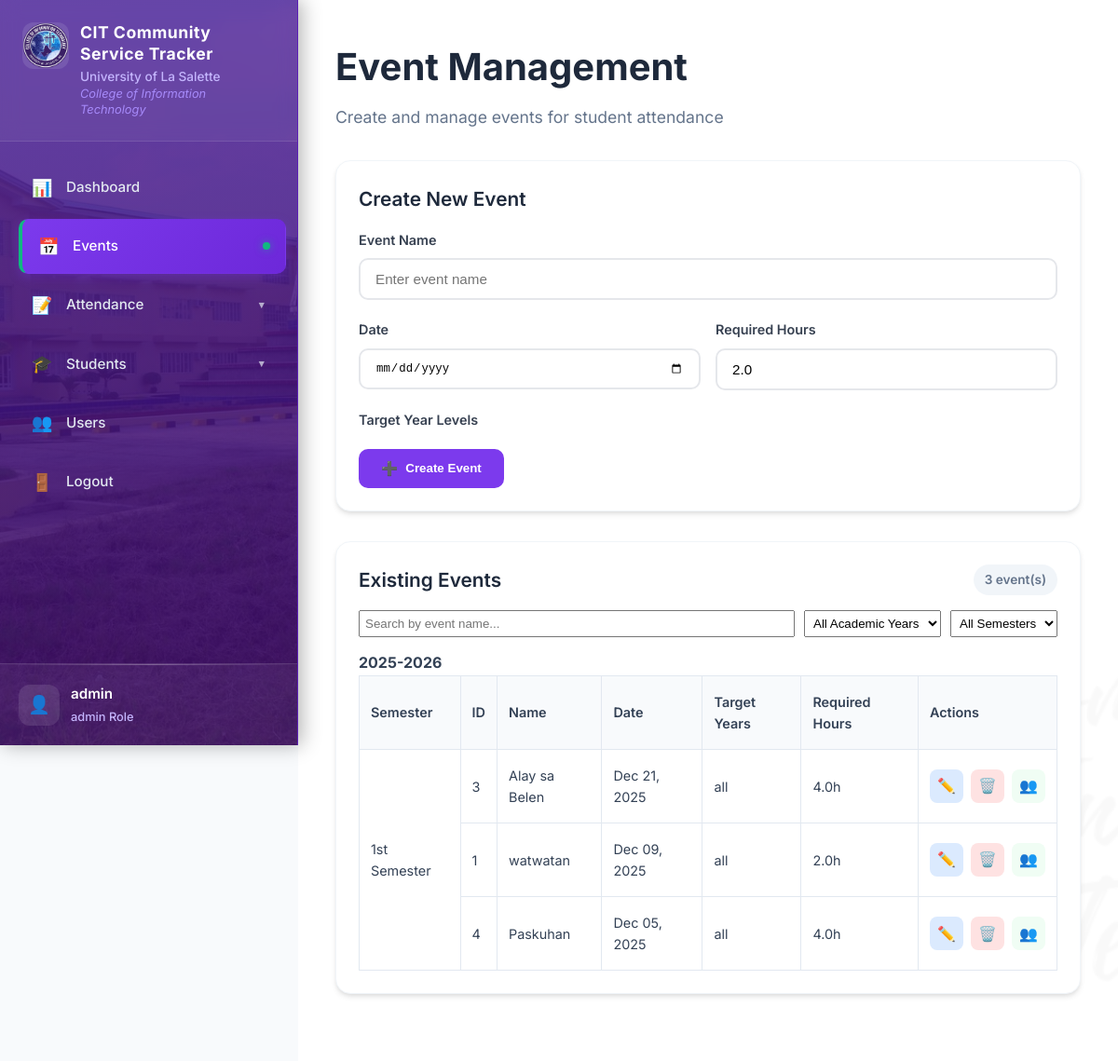
The page /events (signed in) on the database its author committed.
### models.py (models this page shows, shortened)
class AcademicYear(db.Model):
    id = db.Column(db.Integer, primary_key=True)
    year = db.Column(db.String(20), unique=True, nullable=False)
    status = db.Column(db.String(20), nullable=False, default="active")
    created_at = db.Column(db.DateTime, default=datetime.utcnow)
    semesters = db.relationship("Semester", backref="academic_year", cascade="all, delete-orphan")
    year_levels = db.relationship("YearLevel", backref="academic_year", cascade="all, delete-orphan")

class Event(db.Model):
    id = db.Column(db.Integer, primary_key=True)
    name = db.Column(db.String(255), nullable=False)
    date = db.Column(db.Date, nullable=False)
    required_hours = db.Column(db.Float, default=2.0, nullable=False)
    target_years = db.Column(db.String(255), nullable=False)   # CSV of YearLevel IDs or "all"
    semester_id = db.Column(db.Integer, db.ForeignKey("semester.id"), nullable=True)
    semester = db.relationship("Semester", backref="events")
    created_at = db.Column(db.DateTime, default=datetime.utcnow)
    attendance = db.relationship("EventAttendance", backref="event", cascade="all, delete-orphan")

### routes.py (the view)
@app.route("/events")
def events():
    search = request.args.get("search", "").strip()
    ay_filter = request.args.get("academic_year")
    sem_filter = request.args.get("semester")
    query = Event.query.join(Semester, isouter=True).join(AcademicYear, isouter=True)
    if search:
        query = query.filter(Event.name.ilike(f"%{search}%"))
    if ay_filter:
        query = query.filter(AcademicYear.id == int(ay_filter))
    if sem_filter:
        query = query.filter(Semester.name == sem_filter)
    events_list = query.order_by(Event.date.desc()).all()
    year_levels = YearLevel.query.order_by(YearLevel.level, YearLevel.section).all()
    academic_years = AcademicYear.query.order_by(AcademicYear.year.desc()).all()
    return render_template("events.html", events=events_list, year_levels=year_levels, academic_years=academic_years)

### templates/events.html (shortened to what this page needs)
{% extends "base.html" %}
{% block content %}
<link rel="stylesheet" href="{{ url_for('static', filename='css/event.css') }}">
<div class="dashboard-header">
    <h1>Event Management</h1>
    <p class="subtitle">Create and manage events for student attendance</p>
</div>
<div class="content-card">
    <div class="card-header">
        <h3>Create New Event</h3>
    </div>
    <div class="card-content">
        <form method="post" action="{{ url_for('add_event') }}" class="event-form">
            <div class="form-group">
                <label>Event Name</label>
                <input type="text" name="name" required placeholder="Enter event name">
            </div>
            <div class="form-row">
                <div class="form-group">
                    <label>Date</label>
                    <input type="date" name="date" required>
                </div>
                <div class="form-group">
                    <label>Required Hours</label>
                    <input type="number" step="0.1" name="required_hours" value="2.0" required min="0.1">
                </div>
            </div>
            <div class="form-group">
                <label>Target Year Levels</label>
            </div>
            <button type="submit" class="btn-primary">
                <span class="btn-icon">➕</span>
                Create Event
            </button>
        </form>
    </div>
</div>
<div class="content-card">
    <div class="card-header">
        <h3>Existing Events</h3>
        <span class="event-count">{{ events|length }} event(s)</span>
    </div>
    <div class="card-content">
        <div class="filter-form" style="margin-bottom: 15px; display: flex; gap: 10px; flex-wrap: wrap;">
            <input type="text" id="searchInput" placeholder="Search by event name..." style="padding: 5px;">
            <select id="yearFilter" style="padding: 5px;">
                <option value="">All Academic Years</option>
            </select>
            <select id="semesterFilter" style="padding: 5px;">
                <option value="">All Semesters</option>
            </select>
        </div>
        {% set events_by_ay = {} %}
        {% for event in events %}
            {% set ay = event.semester.academic_year if event.semester else None %}
            {% if ay %}
                {% if events_by_ay[ay.year] is not defined %}
                    {% set _ = events_by_ay.update({ay.year: {'1st Semester': [], '2nd Semester': []}}) %}
                {% endif %}
                {% set _ = events_by_ay[ay.year][event.semester.name].append(event) %}
            {% endif %}
        {% endfor %}
        <div id="eventsTableWrapper">
            {% if events_by_ay %}
                {% for ay, sems in events_by_ay.items() %}
                <h4 class="ay-header">{{ ay }}</h4>
                <table class="events-table">
                    <thead>
                        <tr>
                            <th>Semester</th>
                            <th>ID</th>
                            <th>Name</th>
                            <th>Date</th>
                            <th>Target Years</th>
                            <th>Required Hours</th>
                            <th>Actions</th>
                        </tr>
                    </thead>
                    <tbody>
                        {% for sem_name, sem_events in sems.items() %}
                            {% for event in sem_events %}
                            <tr class="event-row" data-name="{{ event.name|lower }}" data-ay="{{ ay }}" data-semester="{{ sem_name }}">
                                {% if loop.first %}
                                <td rowspan="{{ sem_events|length }}">{{ sem_name }}</td>
                                {% endif %}
                                <td>{{ event.id }}</td>
                                <td>{{ event.name }}</td>
                                <td>{{ event.date.strftime('%b %d, %Y') }}</td>
                                <td>{{ event.target_years }}</td>
                                <td>{{ event.required_hours }}h</td>
                                <td>
                                    <div class="action-buttons">
                                        <a href="{{ url_for('edit_event', event_id=event.id) }}" class="btn-edit" title="Edit Event">
                                            <span class="btn-icon">✏️</span>
                                        </a>
                                        <a href="{{ url_for('delete_event', event_id=event.id) }}" class="btn-delete" title="Delete Event" onclick="return confirm('Are you sure you want to delete this event?')">
                                            <span class="btn-icon">🗑️</span>
                                        </a>
                                        <a href="{{ url_for('event_attendance', event_id=event.id) }}" class="btn-attendance" title="View Attendance">
                                            <span class="btn-icon">👥</span>
                                        </a>
                                    </div>
                                </td>
                            </tr>
                            {% endfor %}
                        {% endfor %}
                    </tbody>
                </table>
                {% endfor %}
            {% else %}
            <div class="empty-state">
                <span class="empty-icon">📅</span>
                <p>No events created yet.</p>
                <p class="subtext">Create your first event using the form above.</p>
            </div>
            {% endif %}
        </div>
    </div>
</div>
{% endblock %}

### static/css/dashboard.css (style rules this page uses)
* { margin: 0; padding: 0; box-sizing: border-box; }
body, html { font-family: 'Inter', sans-serif; background-color: #f8fafc; height: 100%; color: #334155; line-height: 1.6; }
.dashboard-header { margin-bottom: 32px; }
.dashboard-header h1 { font-size: 2.5em; font-weight: 700; color: #1e293b; margin-bottom: 8px; }
.dashboard-header .subtitle { color: #64748b; font-size: 1.1em; font-weight: 400; }
.content-card { background: #fff; border-radius: 16px; box-shadow: 0 4px 6px -1px rgba(0, 0, 0, 0.1), 0 2px 4px -1px rgba(0, 0, 0, 0.06); border: 1px solid #f1f5f9; overflow: hidden; }
.card-header { padding: 24px 24px 0; display: flex; justify-content: space-between; align-items: center; margin-bottom: 16px; }
.card-header h3 { font-size: 1.3em; font-weight: 600; color: #1e293b; flex: 1; }
.card-content { padding: 0 24px 24px; }

### static/css/event.css (style rules this page uses)
.event-count { background: #f1f5f9; color: #64748b; padding: 6px 12px; border-radius: 20px; font-size: 0.85em; font-weight: 600; }
.event-form { display: flex; flex-direction: column; gap: 20px; }
.form-group { display: flex; flex-direction: column; gap: 8px; }
.form-row { display: grid; grid-template-columns: 1fr 1fr; gap: 16px; }
.form-group label { font-weight: 600; color: #374151; font-size: 0.9em; }
.form-group input[type="text"], .form-group input[type="date"], .form-group input[type="number"] { padding: 12px 16px; border: 2px solid #e5e7eb; border-radius: 10px; font-size: 0.95em; transition: all 0.3s ease; background: #fff; }
.btn-primary { padding: 12px 24px; border: none; border-radius: 10px; background: #7c3aed; color: #fff; font-weight: 600; cursor: pointer; transition: all 0.3s ease; display: inline-flex; align-items: center; gap: 8px; align-self: flex-start; }
.btn-icon { font-size: 1.1em; }
.events-table { width: 100%; border-collapse: collapse; background: #fff; }
.events-table th { background: #f8fafc; font-weight: 600; color: #334155; border: 1px solid #e2e8f0; padding: 16px 12px; font-size: 0.9em; text-align: left; }
.events-table td { border: 1px solid #e2e8f0; padding: 16px 12px; font-size: 0.9em; transition: background-color 0.2s ease; }
.action-buttons { display: flex; gap: 8px; justify-content: center; }
.btn-edit, .btn-delete, .btn-attendance { padding: 8px; border-radius: 8px; text-decoration: none; transition: all 0.3s ease; display: flex; align-items: center; justify-content: center; width: 36px; height: 36px; }
.btn-edit { background: #dbeafe; color: #1d4ed8; }
.btn-delete { background: #fee2e2; color: #dc2626; }
.btn-attendance { background: #f0fdf4; color: #16a34a; }
.content-card { margin-bottom: 32px; }
#searchInput { flex: 1 1 auto; min-width: 180px; }

### rows shown on the page
AcademicYear: year "2025-2026"
Event: sem_name "1st Semester", id "3", name "Alay sa Belen", date "Dec 21, 2025", target_years "all", required_hours "4.0"
Event: id "1", name "watwatan", date "Dec 09, 2025", target_years "all", required_hours "2.0"
Event: id "4", name "Paskuhan", date "Dec 05, 2025", target_years "all", required_hours "4.0"

### other values the page prints
{{ session.get('username') }} "admin"
{{ session.get('role') }} "admin"
{{ events|length }} "3"
